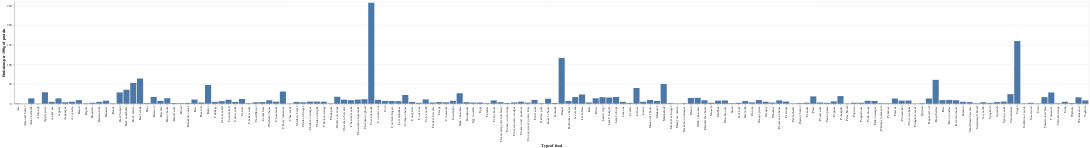

Notebook cell for this chart:
### Markdown cell above
Lets do some descriptive data analysis by doing some plotting.

### Code cell


### Figure 1 — Vega-Lite specification as saved in the notebook (floating-point values rounded to 4 significant figures; data arrays with more than 128 entries replaced by an {"elided": "..."} marker saying what was removed)
{"config": {"view": {"continuousWidth": 300, "continuousHeight": 300}}, "data": {"name": "data-27ad42a0033f0509e25b037cc76e4157"}, "mark": {"type": "bar"}, "encoding": {"x": {"field": "entity", "title": "Type of food", "type": "nominal"}, "y": {"field": "emissions_100g_protein", "sort": "x", "title": "Emissions per 100g of protein", "type": "quantitative"}}, "$schema": "https://vega.github.io/schema/vega-lite/v5.20.1.json", "datasets": {"data-27ad42a0033f0509e25b037cc76e4157": {"elided": "160 records"}}}
